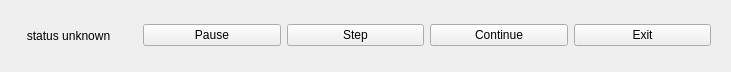
<?xml version="1.0" encoding="UTF-8"?>
<ui version="4.0">
 <class>gtmFrame</class>
 <widget class="QFrame" name="gtmFrame">
  <property name="geometry">
   <rect>
    <x>0</x>
    <y>0</y>
    <width>731</width>
    <height>72</height>
   </rect>
  </property>
  <property name="windowTitle">
   <string>Frame</string>
  </property>
  <widget class="QWidget" name="horizontalLayoutWidget">
   <property name="geometry">
    <rect>
     <x>0</x>
     <y>10</y>
     <width>711</width>
     <height>51</height>
    </rect>
   </property>
   <layout class="QHBoxLayout" name="horizontalLayout">
    <item>
     <widget class="QLabel" name="statuslabel">
      <property name="text">
       <string>status unknown</string>
      </property>
      <property name="alignment">
       <set>Qt::AlignCenter</set>
      </property>
     </widget>
    </item>
    <item>
     <widget class="QPushButton" name="Pause">
      <property name="text">
       <string>Pause</string>
      </property>
     </widget>
    </item>
    <item>
     <widget class="QPushButton" name="StepButton">
      <property name="text">
       <string>Step</string>
      </property>
     </widget>
    </item>
    <item>
     <widget class="QPushButton" name="continue_2">
      <property name="text">
       <string>Continue</string>
      </property>
     </widget>
    </item>
    <item>
     <widget class="QPushButton" name="exit">
      <property name="text">
       <string>Exit</string>
      </property>
     </widget>
    </item>
   </layout>
  </widget>
 </widget>
 <resources/>
 <connections>
  <connection>
   <sender>Pause</sender>
   <signal>clicked()</signal>
   <receiver>gtmFrame</receiver>
   <slot>setFocus()</slot>
   <hints>
    <hint type="sourcelabel">
     <x>75</x>
     <y>34</y>
    </hint>
    <hint type="destinationlabel">
     <x>239</x>
     <y>149</y>
    </hint>
   </hints>
  </connection>
 </connections>
</ui>
